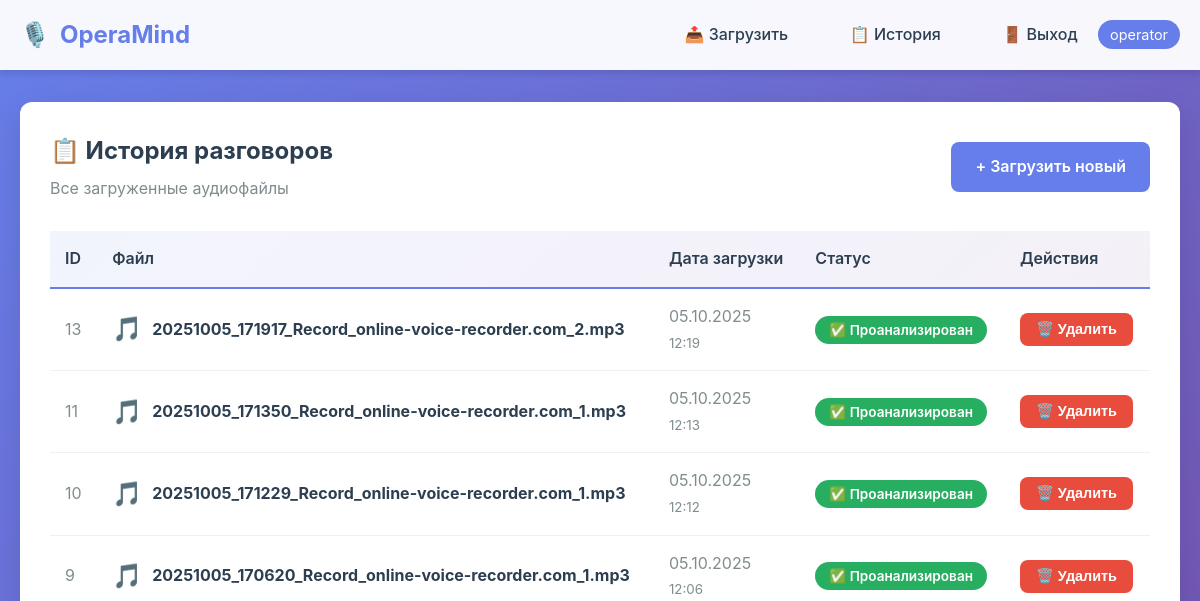
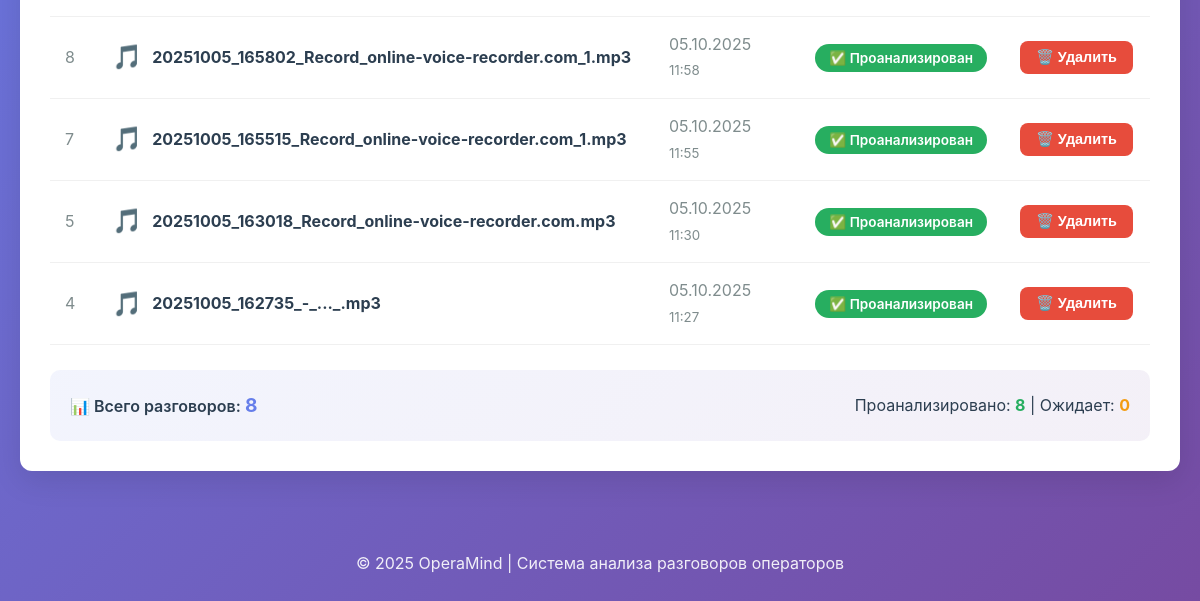
The app's page /history (signed in), older data (2 pictures, top to bottom).
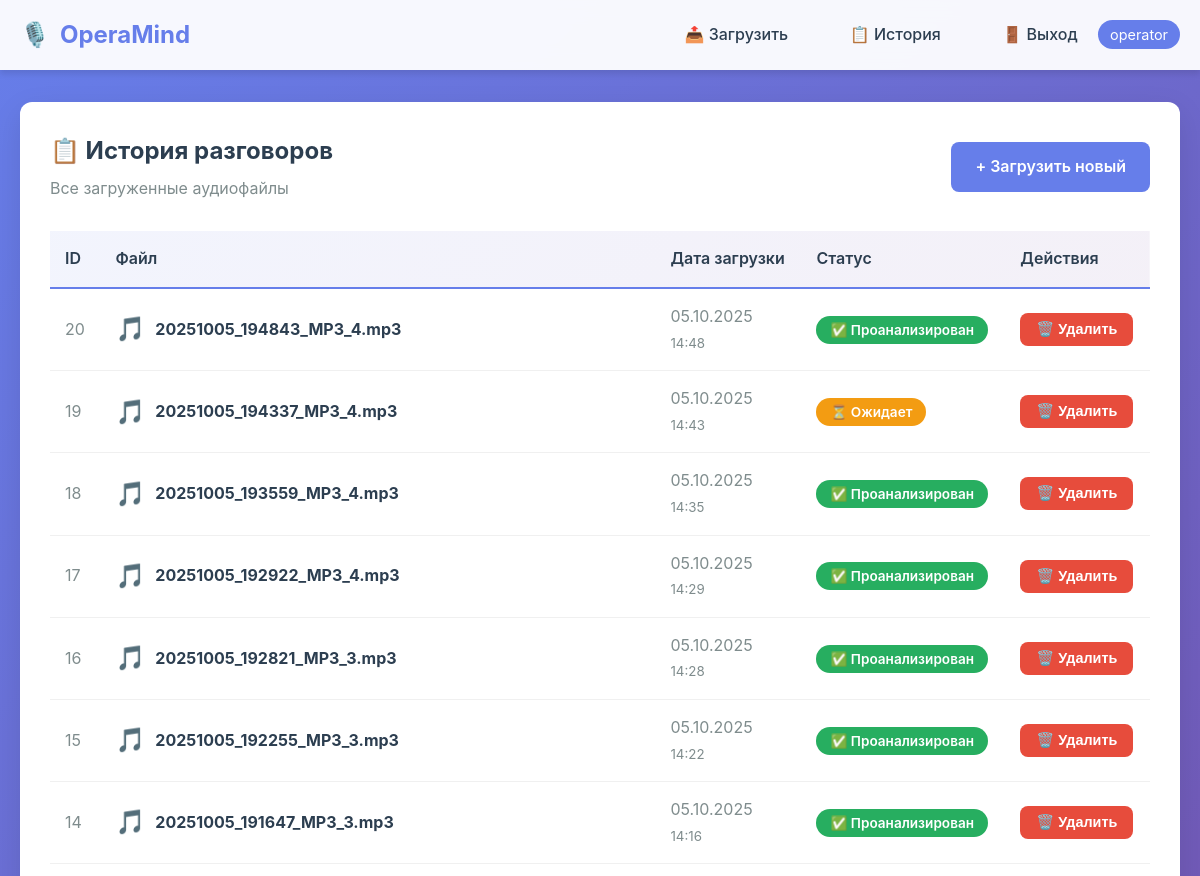
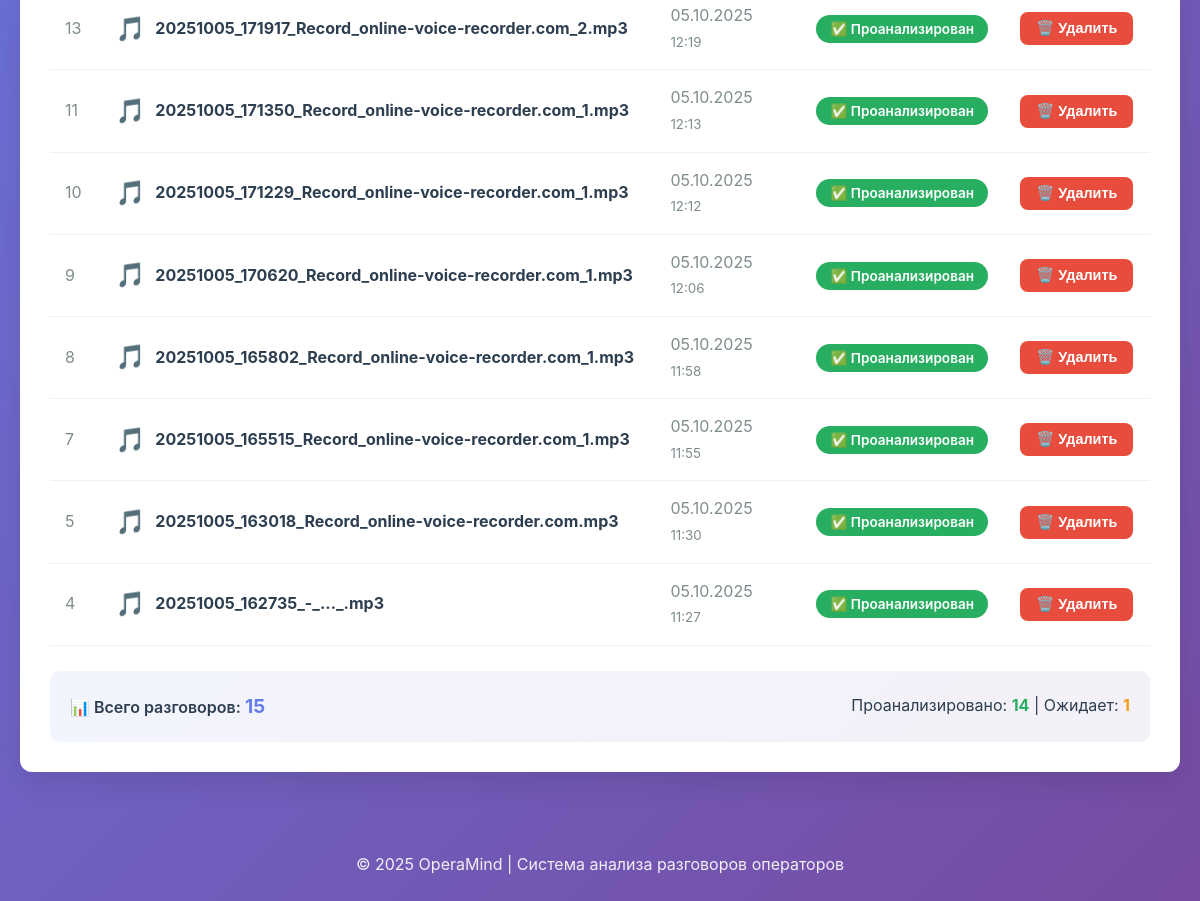
The same page, newer data (2 pictures, top to bottom).
### models.py (models this page shows, shortened)
class User(UserMixin, db.Model):
    id = db.Column(db.Integer, primary_key=True)
    username = db.Column(db.String(80), unique=True, nullable=False)
    password_hash = db.Column(db.String(200), nullable=False)
    created_at = db.Column(db.DateTime, default=datetime.utcnow)
    conversations = db.relationship('Conversation', backref='user', lazy=True, cascade='all, delete-orphan')

class Conversation(db.Model):
    id = db.Column(db.Integer, primary_key=True)
    filename = db.Column(db.String(255), nullable=False)
    filepath = db.Column(db.String(500), nullable=False)
    duration = db.Column(db.Integer)
    upload_date = db.Column(db.DateTime, default=datetime.utcnow)
    status = db.Column(db.String(50), default='pending')  # pending/transcribing/analyzing/completed/error
    user_id = db.Column(db.Integer, db.ForeignKey('user.id'), nullable=False)
    analysis = db.relationship('Analysis', backref='conversation', uselist=False, cascade='all, delete-orphan')

### app.py (the view)
@app.route('/history')
@login_required
def history():
    conversations = Conversation.query.filter_by(
        user_id=current_user.id
    ).order_by(
        Conversation.upload_date.desc()
    ).all()
    return render_template('history.html', conversations=conversations)

### app.py (called while the page is built)
@login_manager.user_loader
def load_user(user_id):
    return db.session.get(User, int(user_id))

### templates/history.html (shortened to what this page needs)
{% extends "base.html" %}
{% block content %}
<div class="card">
    <div style="display: flex; justify-content: space-between; align-items: center; margin-bottom: 30px;">
        <div>
            <h2 style="color: #2c3e50; margin-bottom: 5px;">📋 История разговоров</h2>
            <p style="color: #7f8c8d;">Все загруженные аудиофайлы</p>
        </div>
        <a href="{{ url_for('index') }}" class="btn">+ Загрузить новый</a>
    </div>
    {% if conversations %}
    <div style="overflow-x: auto;">
        <table style="width: 100%; border-collapse: collapse;">
            <thead>
                <tr style="background: linear-gradient(135deg, #667eea15 0%, #764ba215 100%);">
                    <th style="padding: 15px; text-align: left; font-weight: 600; color: #2c3e50; border-bottom: 2px solid #667eea;">ID</th>
                    <th style="padding: 15px; text-align: left; font-weight: 600; color: #2c3e50; border-bottom: 2px solid #667eea;">Файл</th>
                    <th style="padding: 15px; text-align: left; font-weight: 600; color: #2c3e50; border-bottom: 2px solid #667eea;">Дата загрузки</th>
                    <th style="padding: 15px; text-align: left; font-weight: 600; color: #2c3e50; border-bottom: 2px solid #667eea;">Статус</th>
                    <th style="padding: 15px; text-align: left; font-weight: 600; color: #2c3e50; border-bottom: 2px solid #667eea;">Действия</th>
                </tr>
            </thead>
            <tbody>
                {% for conv in conversations %}
                <tr style="border-bottom: 1px solid #f0f0f0; transition: background 0.2s;"
                    onmouseover="this.style.background='#f8f9ff'"
                    onmouseout="this.style.background='white'">
                    <td style="padding: 15px; color: #7f8c8d;">{{ conv.id }}</td>
                    <td style="padding: 15px;">
                        <div style="display: flex; align-items: center; gap: 10px;">
                            <span style="font-size: 1.5rem;">🎵</span>
                            <strong style="color: #2c3e50;">{{ conv.filename }}</strong>
                        </div>
                    </td>
                    <td style="padding: 15px; color: #7f8c8d;">
                        {{ conv.upload_date.strftime('%d.%m.%Y') }}<br>
                        <small>{{ conv.upload_date.strftime('%H:%M') }}</small>
                    </td>
                    <td style="padding: 15px;">
                        {% if conv.analysis %}
                        <span style="background: #27ae60; color: white; padding: 6px 14px; border-radius: 20px; font-size: 0.85rem; font-weight: 600;">
                            ✅ Проанализирован
                        </span>
                        {% else %}
                        <span style="background: #f39c12; color: white; padding: 6px 14px; border-radius: 20px; font-size: 0.85rem; font-weight: 600;">
                            ⏳ Ожидает
                        </span>
                        {% endif %}
                    </td>
                    <td style="padding: 15px;">
                        <form method="POST" action="{{ url_for('delete_conversation', conversation_id=conv.id) }}"
                              style="display: inline;"
                              onsubmit="return confirm('Вы уверены, что хотите удалить этот разговор?');">
                            <button type="submit" class="btn btn-danger" style="padding: 8px 16px; font-size: 0.9rem;">
                                🗑️ Удалить
                            </button>
                        </form>
                    </td>
                </tr>
                {% endfor %}
            </tbody>
        </table>
    </div>
    <div style="margin-top: 25px; padding: 20px; background: linear-gradient(135deg, #667eea15 0%, #764ba215 100%); border-radius: 10px; display: flex; justify-content: space-between; align-items: center;">
        <div>
            <p style="color: #2c3e50; font-weight: 600;">📊 Всего разговоров: <strong style="color: #667eea; font-size: 1.2rem;">{{ conversations|length }}</strong></p>
        </div>
        <div>
            <p style="color: #2c3e50;">
                Проанализировано: <strong style="color: #27ae60;">{{ conversations|selectattr('analysis')|list|length }}</strong> |
                Ожидает: <strong style="color: #f39c12;">{{ conversations|rejectattr('analysis')|list|length }}</strong>
            </p>
        </div>
    </div>
    {% endif %}
</div>
{% endblock %}

### templates/base.html (shortened to what this page needs)
<!DOCTYPE html>
<html lang="ru">
<head>
</head>
<body>
    <nav class="navbar">
        <div class="container">
            <div class="logo">
                🎙️ <span>OperaMind</span>
            </div>
            {% if current_user.is_authenticated %}
            <nav>
                <a href="{{ url_for('index') }}">📤 Загрузить</a>
                <a href="{{ url_for('history') }}">📋 История</a>
                <a href="{{ url_for('logout') }}">🚪 Выход</a>
                <span class="user-badge">{{ current_user.username }}</span>
            </nav>
            {% endif %}
        </div>
    </nav>
    <div class="container">
        {% block content %}{% endblock %}
    </div>
    <footer>
        <p>© 2025 OperaMind | Система анализа разговоров операторов</p>
    </footer>
</body>
</html>

### templates/base.html (style rules this page uses)
* { margin: 0; padding: 0; box-sizing: border-box; }
body { font-family: -apple-system, BlinkMacSystemFont, 'Segoe UI', Roboto, 'Helvetica Neue', Arial, sans-serif; line-height: 1.6; color: #2c3e50; background: linear-gradient(135deg, #667eea 0%, #764ba2 100%); min-height: 100vh; }
.navbar { background: rgba(255, 255, 255, 0.95); backdrop-filter: blur(10px); box-shadow: 0 4px 6px rgba(0, 0, 0, 0.1); padding: 1rem 0; position: sticky; top: 0; z-index: 100; }
.navbar .container { max-width: 1200px; margin: 0 auto; padding: 0 20px; display: flex; justify-content: space-between; align-items: center; }
.navbar .logo { display: flex; align-items: center; gap: 10px; font-size: 1.5rem; font-weight: bold; color: #667eea; }
.navbar nav a { color: #2c3e50; text-decoration: none; margin-left: 25px; padding: 8px 16px; border-radius: 6px; transition: all 0.3s; font-weight: 500; }
.container { max-width: 1200px; margin: 2rem auto; padding: 0 20px; }
.card { background: white; border-radius: 12px; padding: 30px; box-shadow: 0 10px 30px rgba(0, 0, 0, 0.1); margin-bottom: 20px; }
.btn { display: inline-block; padding: 12px 24px; background: #667eea; color: white; border: none; border-radius: 8px; cursor: pointer; text-decoration: none; font-size: 1rem; font-weight: 600; transition: all 0.3s; }
.btn-danger { background: #e74c3c; }
footer { text-align: center; padding: 30px; color: rgba(255, 255, 255, 0.9); margin-top: 50px; }
.user-badge { background: #667eea; color: white; padding: 6px 12px; border-radius: 20px; font-size: 0.9rem; }

Row changes from the older to the newer data that the page shows:
added Conversation: id "20", filename "20251005_194843_MP3_4.mp3", upload_date "05.10.2025", upload_date "14:48", shows "✅ Проанализирован"
added Conversation: id "19", filename "20251005_194337_MP3_4.mp3", upload_date "05.10.2025", upload_date "14:43", shows "⏳ Ожидает"
added Conversation: id "18", filename "20251005_193559_MP3_4.mp3", upload_date "05.10.2025", upload_date "14:35", shows "✅ Проанализирован"
added Conversation: id "17", filename "20251005_192922_MP3_4.mp3", upload_date "05.10.2025", upload_date "14:29", shows "✅ Проанализирован"
added Conversation: id "16", filename "20251005_192821_MP3_3.mp3", upload_date "05.10.2025", upload_date "14:28", shows "✅ Проанализирован"
added Conversation: id "15", filename "20251005_192255_MP3_3.mp3", upload_date "05.10.2025", upload_date "14:22", shows "✅ Проанализирован"
added Conversation: id "14", filename "20251005_191647_MP3_3.mp3", upload_date "05.10.2025", upload_date "14:16", shows "✅ Проанализирован"
Text that changed along with them:
{{ conversations|length }}: "8" → "15"
{{ conversations|selectattr('analysis')|list|length }}: "8" → "14"
{{ conversations|rejectattr('analysis')|list|length }}: "0" → "1"
